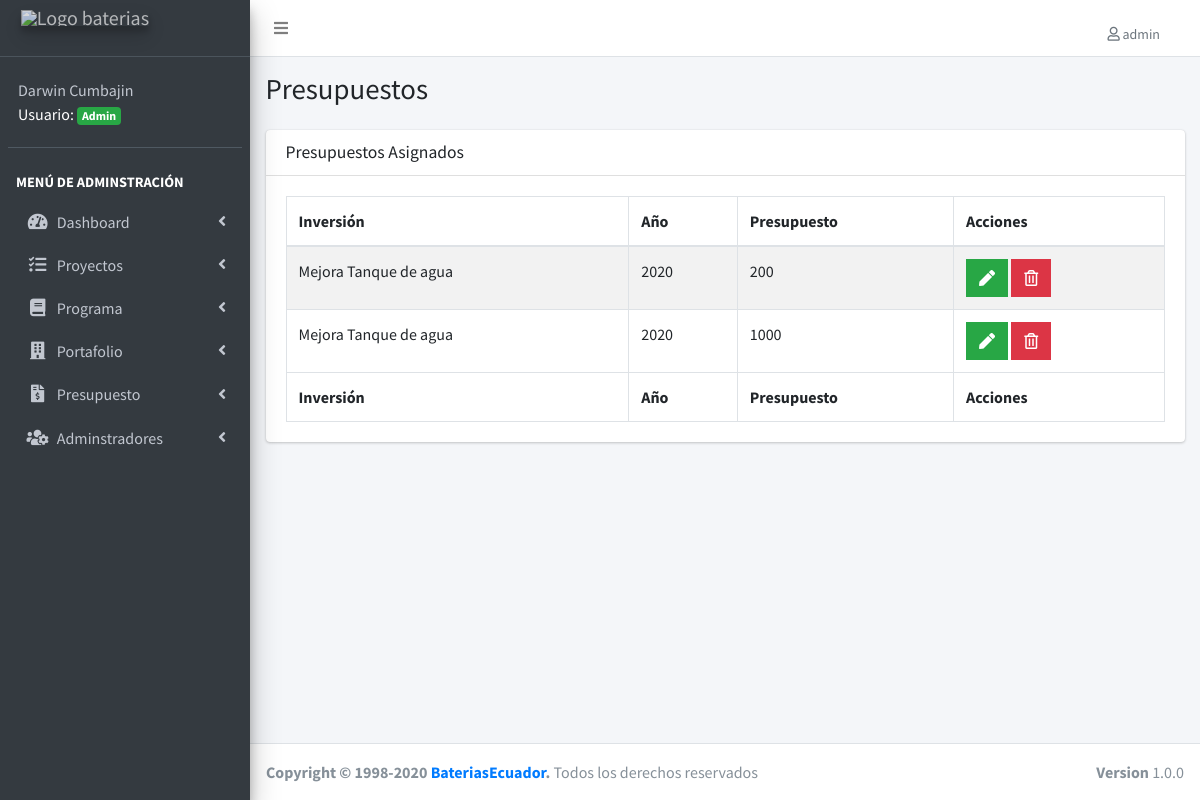
The app's page /lista-cuenta.php (signed in), older data.
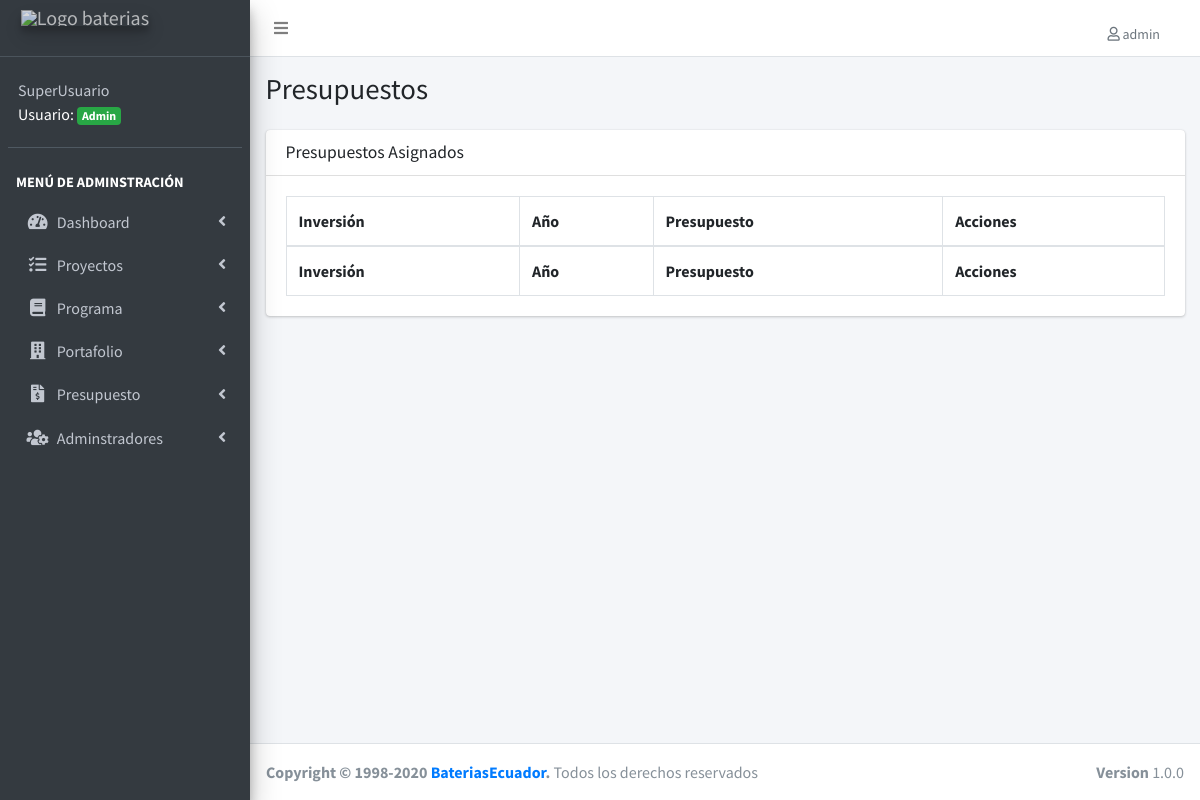
The same page, newer data.
### tables this page shows
CREATE TABLE IF NOT EXISTS `proyectos` (
  `proyecto_id` int(11) NOT NULL AUTO_INCREMENT,
  `detalle` varchar(255) NOT NULL,
  `objetivo_estrategico` varchar(100) NOT NULL,
  `presupuesto_inicial` double NOT NULL,
  `estado_neural` varchar(50) NOT NULL,
  `url_video` varchar(255) DEFAULT NULL,
  `url_documento` varchar(255) DEFAULT NULL,
  `portafolio_id` int(11) NOT NULL DEFAULT '0',
  `programa_id` int(11) NOT NULL,
  `estado_id` int(11) NOT NULL,
  `editado` datetime DEFAULT NULL,
  PRIMARY KEY (`proyecto_id`),
  UNIQUE KEY `detalle` (`detalle`),
  KEY `FK_proyectos_portafolios` (`portafolio_id`),
  KEY `FK_proyectos_programas` (`programa_id`),
  KEY `FK_proyectos_estados` (`estado_id`),
  CONSTRAINT `FK_proyectos_estados` FOREIGN KEY (`estado_id`) REFERENCES `estados` (`estado_id`),
  CONSTRAINT `FK_proyectos_portafolios` FOREIGN KEY (`portafolio_id`) REFERENCES `portafolios` (`portafolio_id`),
  CONSTRAINT `FK_proyectos_programas` FOREIGN KEY (`programa_id`) REFERENCES `programas` (`programa_id`)
);

CREATE TABLE IF NOT EXISTS `registros` (
  `registros_id` int(11) NOT NULL AUTO_INCREMENT,
  `presupuesto` double(22,0) NOT NULL,
  `anio` date NOT NULL,
  `editado` datetime DEFAULT NULL,
  PRIMARY KEY (`registros_id`)
);

### lista-cuenta.php (the view, shortened to what the changed rows need)
<?php
include_once('funciones/funciones.php');
include_once('templates/header.php');
include_once('templates/barra.php');
include_once('templates/navegacion.php');
?>
<div class="content-wrapper">
  <section class="content-header">
    <div class="container-fluid">
      <div class="row mb-2">
        <div class="col-sm-6">
          <h1>Presupuestos</h1>
        </div>
      </div>
    </div>
  </section>
  <section class="content">
    <div class="container-fluid">
      <div class="row">
        <div class="col-12">
          <div class="card">
            <div class="card-body">
              <table id="registros" class="table table-bordered table-striped">
                <thead>
                  <tr>
                    <th>Inversión</th>
                    <th>Año</th>
                    <th>Presupuesto</th>
                    <th>Acciones</th>
                  </tr>
                </thead>
                <tbody>
                  <?php
                  try {
                    $sql = " SELECT proyectos.proyecto_id, registros.registros_id, proyectos.detalle, presupuesto, anio  FROM cuentas ";
                    $sql .= " INNER JOIN registros ON registros.registros_id = cuentas.registros_id ";
                    $sql .= " INNER JOIN proyectos ON proyectos.proyecto_id = cuentas.proyecto_id ";
                    $sql .= " WHERE cuentas.proyecto_id = proyectos.proyecto_id ";
                    $resultado = $conn->query($sql);
                  } catch (Exception $e) {
                    $error = $e->getMessage();
                    echo $error;
                  }
                  while ($cuenta = $resultado->fetch_assoc()) {
                  ?>
                    <tr>
                      <td>
                        <?php echo $cuenta['detalle']; ?></td>
                      <td>
                        <?php
                        $fechaComoEntero = strtotime($cuenta['anio']);
                        $anio = date("Y", $fechaComoEntero);
                        echo $anio;
                        ?>
                      </td>
                      <td><?php echo $cuenta['presupuesto']; ?></td>
                      <td>
                        <?php if ($_SESSION['nivel'] == 1) : ?>
                          <a href="editar-cuenta.php?id=<?php echo $cuenta['registros_id'] ; ?>" class="btn bg-success btn-flat margin">
                            <i class="fas fa-pen"></i>
                          </a>
                          <a href="#" data-id="<?php echo $cuenta['registros_id']; ?>" data-tipo="cuenta" class="btn bg-danger btn-flat margin borrar_registro">
                            <i class="far fa-trash-alt"></i>
                          </a>
                        <?php endif; ?>
                      </td>
                    </tr>
                  <?php } ?>
                </tbody>
                <tfoot>
                  <tr>
                    <th>Inversión</th>
                    <th>Año</th>
                    <th>Presupuesto</th>
                    <th>Acciones</th>
                  </tr>
                </tfoot>
              </table>
            </div>
          </div>
        </div>
      </div>
    </div>
  </section>
</div>
<?php
include_once('templates/footer.php');
?>

### templates/navegacion.php (shortened to what the changed rows need)
<aside class="main-sidebar sidebar-dark-primary elevation-4">
  <div class="sidebar">
    <div class="user-panel mt-3 pb-3 mb-3 d-flex">
      <div class="info" style="color: white;">
        <a href="#" class="d-block"><?php echo $_SESSION['nombre']; ?></a>
        <?php
        if ($_SESSION['nivel'] == 1) {
          echo 'Usuario: <span class="badge badge-success">Admin</span>';
        } else {
          echo 'Usuario: <span class="badge badge-primary">User</span>';
        }
        ?>
      </div>
    </div>
  </div>
</aside>

Row changes from the older to the newer data that the page shows:
removed proyectos: detalle "Mejora Tanque de agua", registros.anio "2020", registros.presupuesto "200", registros.presupuesto "1000"
Text that changed along with them:
$_SESSION['nombre']: "Darwin Cumbajin" → "SuperUsuario"
